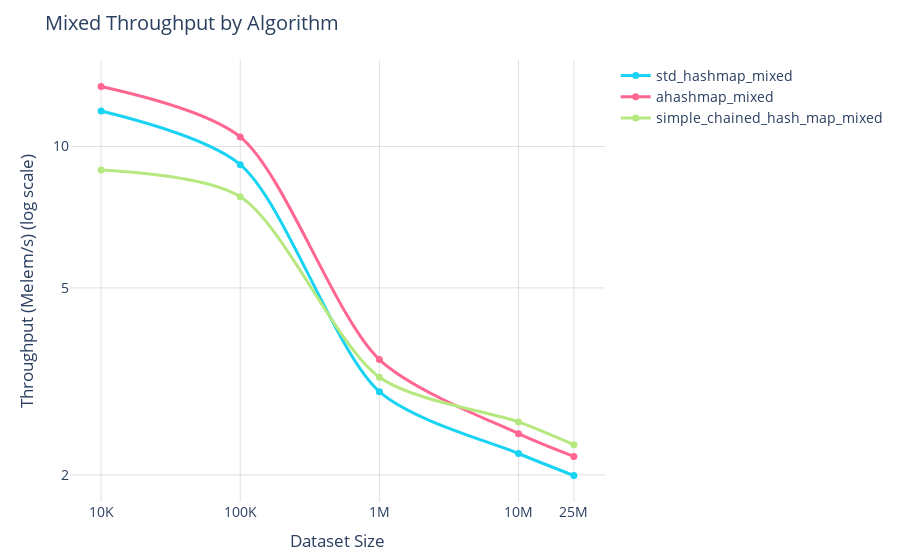

Notebook code cell kept with this figure:
### Code cell
fig = plot_bench(df, "mixed_workload", "Mixed Throughput by Algorithm", bench_type="throughput", log_y=True)
fig.show()

### Figure 1 — Plotly figure (JSON) as saved in the notebook; plotly's stock layout.template omitted (floating-point values rounded to 4 significant figures)
{"data": [{"hovertemplate": "Algorithm=std_hashmap_mixed<br>Dataset Size=%{x}<br>Throughput (Melem/s) (log scale)=%{y}<extra></extra>", "legendgroup": "std_hashmap_mixed", "line": {"color": "#19d3f3", "dash": "solid", "shape": "spline", "smoothing": 0.8, "width": 3}, "marker": {"size": 7, "symbol": "circle"}, "mode": "lines+markers", "name": "std_hashmap_mixed", "orientation": "v", "showlegend": true, "type": "scatter", "x": [10000, 100000, 1000000, 10000000, 25000000], "xaxis": "x", "y": [11.9, 9.147, 3.008, 2.222, 1.994], "yaxis": "y"}, {"hovertemplate": "Algorithm=ahashmap_mixed<br>Dataset Size=%{x}<br>Throughput (Melem/s) (log scale)=%{y}<extra></extra>", "legendgroup": "ahashmap_mixed", "line": {"color": "#FF6692", "dash": "solid", "shape": "spline", "smoothing": 0.8, "width": 3}, "marker": {"size": 7, "symbol": "circle"}, "mode": "lines+markers", "name": "ahashmap_mixed", "orientation": "v", "showlegend": true, "type": "scatter", "x": [10000, 100000, 1000000, 10000000, 25000000], "xaxis": "x", "y": [13.42, 10.48, 3.52, 2.449, 2.19], "yaxis": "y"}, {"hovertemplate": "Algorithm=simple_chained_hash_map_mixed<br>Dataset Size=%{x}<br>Throughput (Melem/s) (log scale)=%{y}<extra></extra>", "legendgroup": "simple_chained_hash_map_mixed", "line": {"color": "#B6E880", "dash": "solid", "shape": "spline", "smoothing": 0.8, "width": 3}, "marker": {"size": 7, "symbol": "circle"}, "mode": "lines+markers", "name": "simple_chained_hash_map_mixed", "orientation": "v", "showlegend": true, "type": "scatter", "x": [10000, 100000, 1000000, 10000000, 25000000], "xaxis": "x", "y": [8.908, 7.815, 3.229, 2.593, 2.319], "yaxis": "y"}], "layout": {"autosize": true, "font": {"size": 14}, "hovermode": "x unified", "legend": {"title": {"text": ""}, "tracegroupgap": 0}, "margin": {"b": 55, "l": 70, "r": 20, "t": 60}, "title": {"text": "Mixed Throughput by Algorithm"}, "xaxis": {"anchor": "y", "autorange": true, "domain": [0, 1], "gridcolor": "rgba(0, 0, 0, 0.12)", "range": [3.785, 7.613], "showgrid": true, "ticktext": ["10K", "100K", "1M", "10M", "25M"], "tickvals": [10000, 100000, 1000000, 10000000, 25000000], "title": {"text": "Dataset Size"}, "type": "log"}, "yaxis": {"anchor": "x", "autorange": true, "domain": [0, 1], "gridcolor": "rgba(0, 0, 0, 0.12)", "range": [0.2346, 1.193], "showgrid": true, "ticktext": ["1", "2", "5", "10", "20", "50", "100"], "tickvals": [1, 2, 5, 10, 20, 50, 100], "title": {"text": "Throughput (Melem/s) (log scale)"}, "type": "log"}}}
